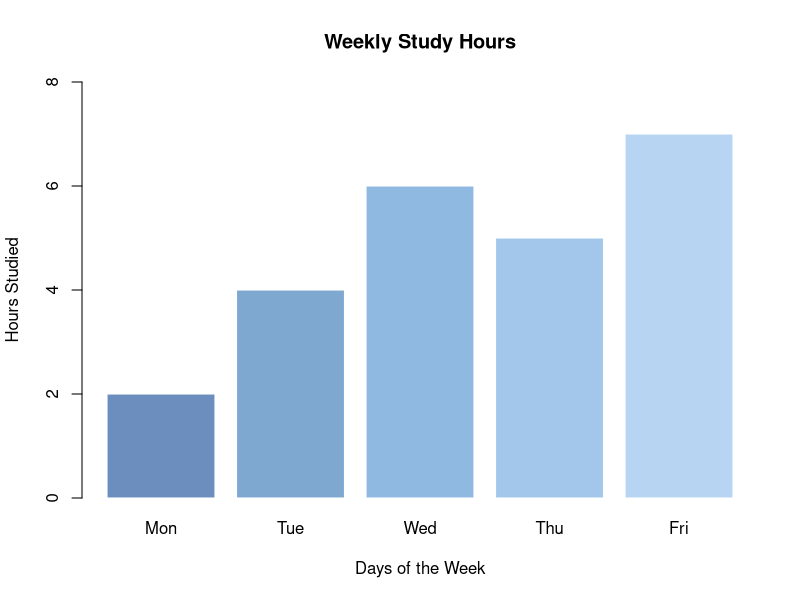

Here is the R script that generated this plot:
## ---- chunk 1
study_hours <- c(2, 4, 6, 5, 7)

barplot(
  study_hours,
  names.arg = c("Mon", "Tue", "Wed", "Thu", "Fri"),
  col = c("#6C8EBF", "#7FA8D1", "#8FB9E0", "#A3C7EB", "#B7D5F2"),
  border = "white",
  main = "Weekly Study Hours",
  xlab = "Days of the Week",
  ylab = "Hours Studied",
  ylim = c(0, 8)
)
